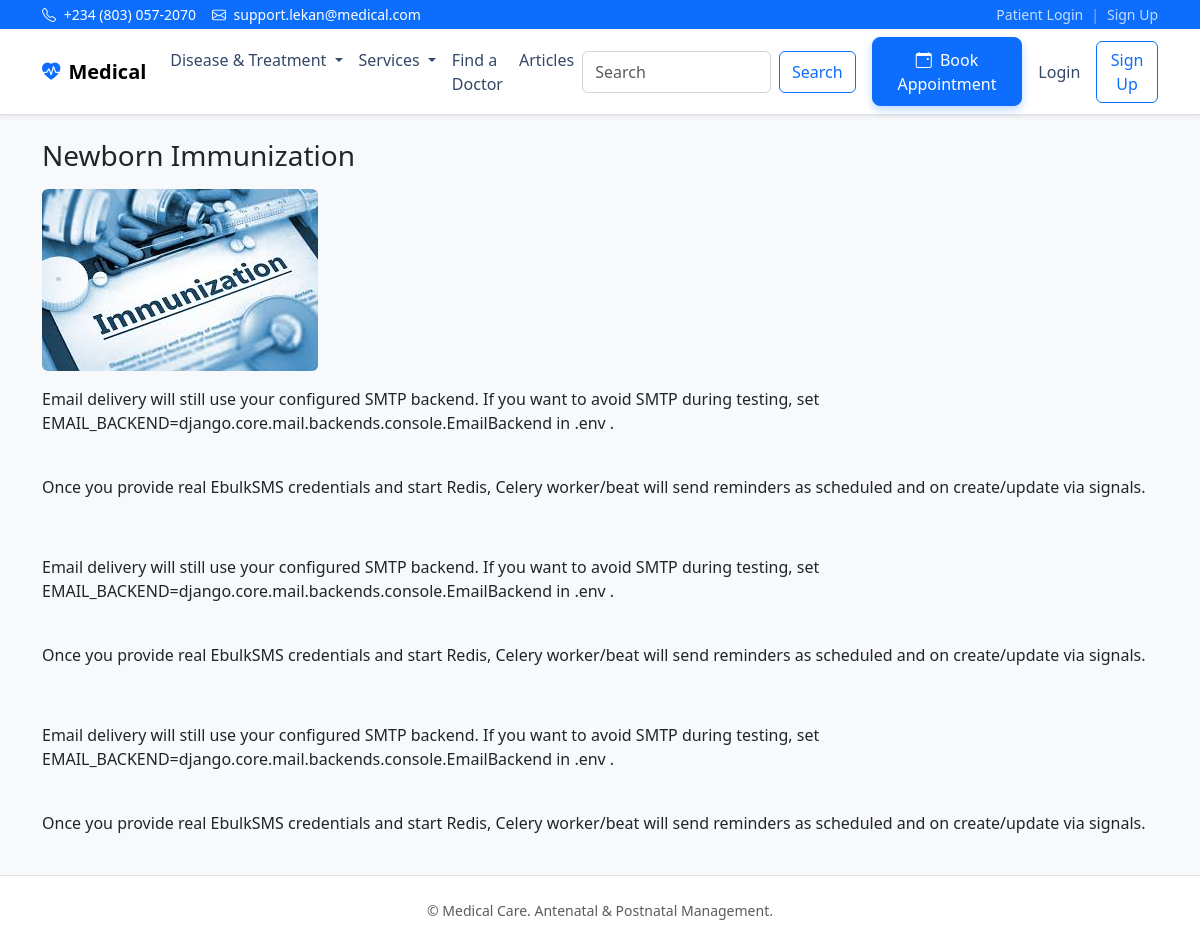
/care/immunization/, run on the app's committed database.
### content/models.py (models this page shows, shortened)
class CarePage(models.Model):
    SLUG_CHOICES = (
        ('antenatal', 'Antenatal Care'),
        ('postnatal', 'Postnatal Care'),
        ('immunization', 'Newborn Immunization'),
    )
    slug = models.SlugField(max_length=50, unique=True, choices=SLUG_CHOICES)
    title = models.CharField(max_length=200)
    body = RichTextField(blank=True)
    hero_image = models.ImageField(upload_to='care_pages/', blank=True, null=True)
    updated_at = models.DateTimeField(auto_now=True)
    class Meta:
        verbose_name = 'Care Page'
        verbose_name_plural = 'Care Pages'
        ordering = ['slug']

### medical_main/views.py (the view)
# urls.py: path('care/immunization/', newborn_immunization, name='newborn_immunization'),
def newborn_immunization(request):
    page = CarePage.objects.filter(slug='immunization').first()
    return render(request, 'content/newborn_immunization.html', {'page': page})

### templates/content/newborn_immunization.html
{% extends "base.html" %}
{% block content %}
  <div class="d-flex align-items-center mb-3">
    <h3 class="mb-0">{{ page.title|default:"Newborn Immunization" }}</h3>
  </div>
  {% if page and page.hero_image %}
    <img src="{{ page.hero_image.url }}" class="img-fluid rounded mb-3" alt="{{ page.title }}">
  {% endif %}
  {% if page and page.body %}
    <div class="content-body">{{ page.body|safe }}</div>
  {% else %}
    <p class="text-muted">No immunization content yet. Please add it in Admin → Care Pages.</p>
  {% endif %}
{% endblock %}

### static/css/styles.css (style rules this page uses)
:root { --brand-primary: #0d6efd; }
body { font-feature-settings: "liga" 1, "kern" 1; }

### data on the page
CarePage: title "Newborn Immunization", hero_image (picture), body "Email delivery will still use your configured SMTP backend. If you want to avoid SMTP during testing, set EMAIL_BACKEND=django.core.mail.backends.console.EmailBackend in .env . Once you provide real EbulkSMS credentials and start Redis, Celery worker/beat will send reminders as scheduled and on create/update via signals. Email delivery will still use your configured SMTP backend. If you want to avoid SMTP during testing, set EMAIL_BACKEND=django.core.mail.backends.console.EmailBackend in .env . Once you provide real EbulkSMS credentials and start Redis, Celery worker/beat will send reminders as scheduled and on create/update via signals. Email delivery will still use your configured SMTP…"
